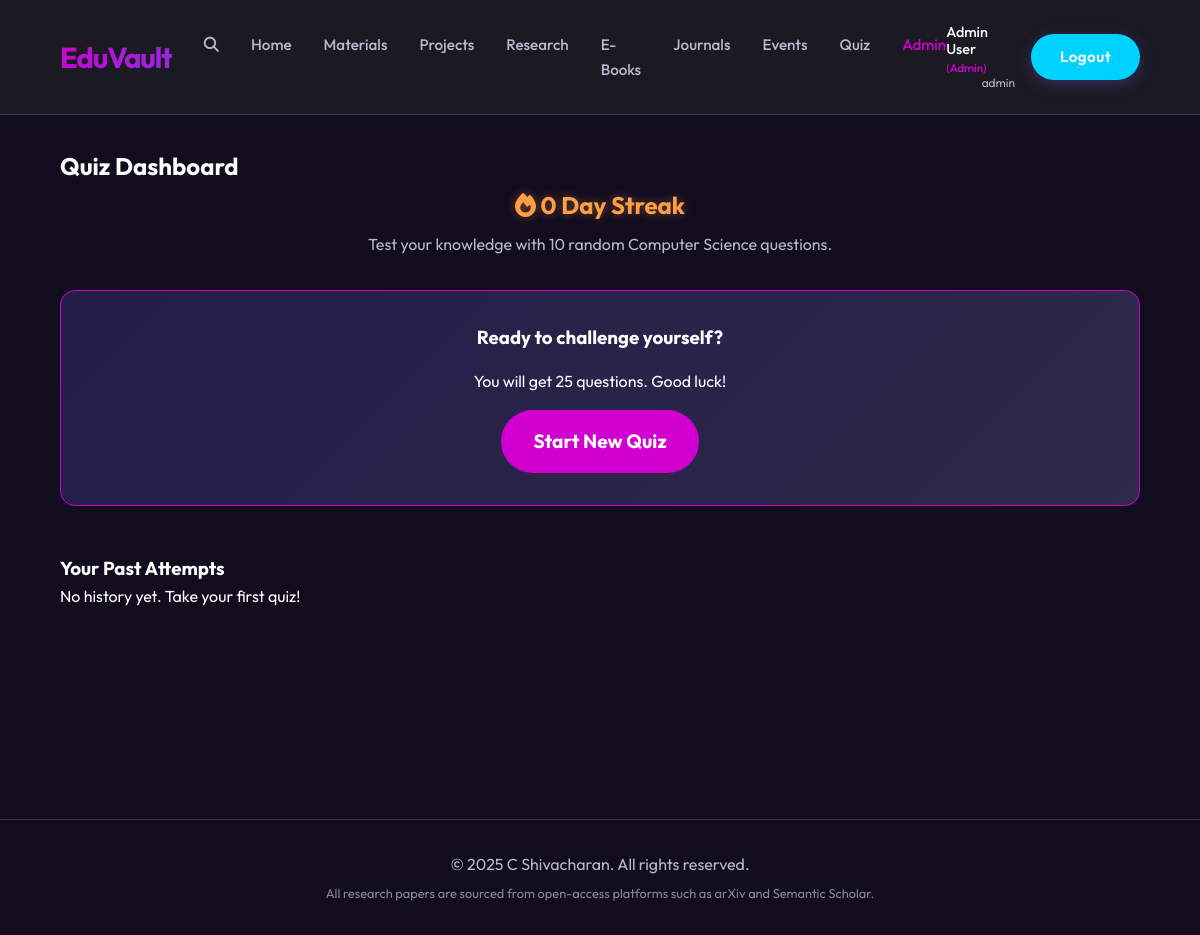
Page /quiz (signed in) on the committed database.
### models.py (models this page shows, shortened)
class User(UserMixin, db.Model):
    id = db.Column(db.Integer, primary_key=True)
    admission_number = db.Column(db.String(20), unique=True, nullable=False)
    name = db.Column(db.String(100), nullable=False) # Students name
    password_hash = db.Column(db.String(128))
    role = db.Column(db.String(10), default='student')
    recovery_codes = db.Column(db.String(200), nullable=True) # Comma separated codes
    quiz_streak = db.Column(db.Integer, default=0)
    last_quiz_date = db.Column(db.Date, nullable=True)
    bookmarks = db.relationship('Bookmark', backref='user', lazy=True, cascade='all, delete-orphan')
    quiz_results = db.relationship('QuizResult', backref='user', lazy=True, cascade='all, delete-orphan')

### routes.py (the view)
@main_bp.route('/quiz')
@login_required
def quiz():
    history = QuizResult.query.filter_by(user_id=current_user.id).order_by(QuizResult.date_played.desc()).all()
    return render_template('quiz_dashboard.html', history=history)

### app.py (called while the page is built)
def create_app():
    app = Flask(__name__)
    app.config['SECRET_KEY'] = 'dev_secret_key' # Change for production
    app.config['SQLALCHEMY_DATABASE_URI'] = 'sqlite:///eduvault.db'
    app.config['SQLALCHEMY_TRACK_MODIFICATIONS'] = False
    app.config['UPLOAD_FOLDER'] = os.path.join('static', 'uploads')
    from flask_login import LoginManager
    login_manager = LoginManager()
    login_manager.login_view = 'main.login'
    login_manager.init_app(app)
    db.init_app(app)
    from models import User, Material, Event, Question, QuizResult
    @login_manager.user_loader
    def load_user(user_id):
        return User.query.get(int(user_id))
    with app.app_context():
        db.create_all()
    from routes import main_bp
    app.register_blueprint(main_bp)
    return app

### templates/quiz_dashboard.html (shortened to what this page needs)
{% extends 'base.html' %}
{% block content %}
<div class="container">
    <h2>Quiz Dashboard</h2>
    <div class="streak-badge">
        <i class="fas fa-fire"></i> {{ current_user.quiz_streak }} Day Streak
    </div>
    <p class="subtitle">Test your knowledge with 10 random Computer Science questions.</p>
    <div class="action-card">
        <h3>Ready to challenge yourself?</h3>
        <p>You will get 25 questions. Good luck!</p>
        <a href="{{ url_for('main.start_quiz') }}" class="btn-start">Start New Quiz</a>
    </div>
    <div class="history-section">
        <h3>Your Past Attempts</h3>
        {% if history %}
        <table class="history-table">
            <thead>
                <tr>
                    <th>Date</th>
                    <th>Score</th>
                    <th>Percentage</th>
                </tr>
            </thead>
            <tbody>
                {% for attempt in history %}
                <tr>
                    <td>{{ attempt.date_played.strftime('%Y-%m-%d %H:%M') }}</td>
                    <td><span class="score-badge">{{ attempt.score }} / {{ attempt.total }}</span></td>
                    <td>{{ (attempt.score / attempt.total * 100)|round(1) }}%</td>
                </tr>
                {% endfor %}
            </tbody>
        </table>
        {% else %}
        <p class="no-data">No history yet. Take your first quiz!</p>
        {% endif %}
    </div>
</div>
{% endblock %}

### templates/base.html (shortened to what this page needs)
<!DOCTYPE html>
<html lang="en">
<head>
    <link rel="stylesheet" href="{{ url_for('static', filename='css/style.css') }}?v=4">
    <link rel="stylesheet" href="https://cdnjs.cloudflare.com/ajax/libs/font-awesome/6.4.0/css/all.min.css">
</head>
<body>
    <nav>
        <div class="logo">EduVault</div>
        <ul class="nav-links">
            <li>
            <li>
                <a href="#" onclick="toggleSpotlight(); return false;" title="Search Vault (Ctrl+K)">
                    <i class="fas fa-search"></i>
                </a>
            </li>
            <li><a href="{{ url_for('main.index') }}">Home</a></li>
            <li><a href="{{ url_for('main.materials') }}">Materials</a></li>
            <li><a href="{{ url_for('main.projects') }}">Projects</a></li>
            <li><a href="{{ url_for('main.research') }}">Research</a></li>
            <li><a href="{{ url_for('main.ebooks') }}">E-Books</a></li>
            <li><a href="{{ url_for('main.journals') }}">Journals</a></li>
            <li><a href="{{ url_for('main.events') }}">Events</a></li>
            <li><a href="{{ url_for('main.quiz') }}">Quiz</a></li>
            {% if current_user.is_authenticated and current_user.role == 'admin' %}
            <li><a href="{{ url_for('main.admin_dashboard') }}" style="color: var(--primary-color);">Admin</a></li>
            {% endif %}
        </ul>
        <div class="auth nav-auth-container">
            {% if current_user.is_authenticated %}
            <div class="user-info">
                <span class="user-name">{{ current_user.name }} {% if current_user.role == 'admin' %}<span
                        style="color: var(--primary-color); font-size: 0.8em;">(Admin)</span>{% endif %}</span>
                <span class="user-id">{{ current_user.admission_number }}</span>
            </div>
            <a href="{{ url_for('main.logout') }}" class="btn-login btn-accent">Logout</a>
            {% else %}
            <a href="{{ url_for('main.login') }}" class="btn-login">Login</a>
            <a href="{{ url_for('main.register') }}" class="btn-login btn-secondary">Register</a>
            {% endif %}
        </div>
    </nav>
    <main>
        {% block content %}{% endblock %}
    </main>
    <footer>
        <p>&copy; 2025 C Shivacharan. All rights reserved.</p>
        <p style="font-size: 0.8rem; opacity: 0.7; margin-top: 5px;">All research papers are sourced from open-access
            platforms such as arXiv and Semantic Scholar.</p>
    </footer>
</body>
</html>

### static/css/style.css (style rules this page uses)
:root { --primary-color: #d100d1; --secondary-color: #8e2de2; --background: #120c1f; --surface: #1e1b2e; --text-main: #ffffff; --text-muted: #b8b8d0; --accent: #00d2ff; --gradient-primary: linear-gradient(135deg, #d100d1 0%, #8e2de2 100%); --gradient-hover: linear-gradient(135deg, #f500f5 0%, #a445f0 100%); --glass-border: 1px solid rgba(255, 255, 255, 0.15); }
* { margin: 0; padding: 0; box-sizing: border-box; }
body { font-family: 'Outfit', sans-serif; background-color: var(--background); color: var(--text-main); line-height: 1.6; }
nav { display: flex; justify-content: space-between; align-items: center; padding: 1.5rem 5%; background: rgba(30, 30, 36, 0.8); backdrop-filter: blur(12px); -webkit-backdrop-filter: blur(12px); position: sticky; top: 0; z-index: 1000; border-bottom: var(--glass-border); }
.logo { font-size: 1.8rem; font-weight: 700; background: var(--gradient-primary); background-clip: text; -webkit-background-clip: text; -webkit-text-fill-color: transparent; letter-spacing: -1px; }
.nav-links { display: flex; list-style: none; gap: 2rem; }
.nav-links a { text-decoration: none; color: var(--text-muted); font-weight: 500; transition: all 0.3s ease; font-size: 0.95rem; }
.btn-login, .btn-primary, button[type="submit"] { text-decoration: none; color: white; background: var(--gradient-primary); padding: 0.7rem 1.8rem; border-radius: 50px; font-weight: 600; border: none; cursor: pointer; transition: all 0.3s cubic-bezier(0.4, 0, 0.2, 1); box-shadow: 0 4px 15px rgba(108, 92, 231, 0.3); letter-spacing: 0.5px; font-size: 0.95rem; display: inline-block; }
main { padding: 2rem 5%; min-height: 80vh; }
.container { max-width: 1200px; margin: 0 auto; }
footer { text-align: center; padding: 2rem; color: var(--text-muted); margin-top: 4rem; border-top: var(--glass-border); }
.nav-auth-container { display: flex; align-items: center; gap: 1rem; }
.user-info { display: flex; flex-direction: column; align-items: flex-end; line-height: 1.2; }
.user-name { color: var(--text-main); font-weight: 500; font-size: 0.9rem; }
.user-id { color: var(--text-muted); font-size: 0.75rem; }
.btn-accent { background: var(--accent) !important; }

### templates/quiz_dashboard.html (style rules this page uses)
.subtitle { text-align: center; color: var(--text-muted); margin-bottom: 2rem; }
.streak-badge { text-align: center; font-size: 1.5rem; font-weight: bold; color: #ff9f43; margin-bottom: 0.5rem; text-shadow: 0 0 10px rgba(255, 159, 67, 0.4); animation: pulse-fire 2s infinite alternate; }
.action-card { background: linear-gradient(135deg, rgba(108, 92, 231, 0.2), rgba(162, 155, 254, 0.2)); padding: 2rem; border-radius: 15px; text-align: center; border: 1px solid var(--primary-color); margin-bottom: 3rem; }
.action-card h3 { margin-bottom: 1rem; color: #fff; }
.btn-start { display: inline-block; background: var(--primary-color); color: white; padding: 1rem 2rem; border-radius: 50px; text-decoration: none; font-weight: bold; font-size: 1.2rem; transition: transform 0.2s; margin-top: 1rem; }

### rows in the picture
User: name "Admin User", admission_number "admin", quiz_streak "0"
